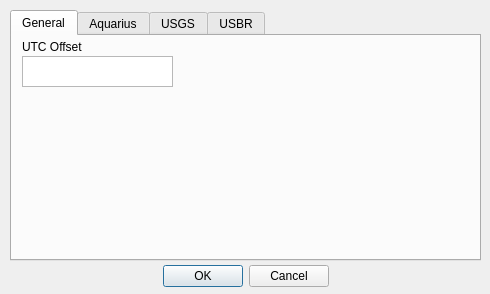
<?xml version="1.0" encoding="UTF-8"?>
<ui version="4.0">
 <class>Dialog</class>
 <widget class="QDialog" name="Dialog">
  <property name="geometry">
   <rect>
    <x>0</x>
    <y>0</y>
    <width>490</width>
    <height>294</height>
   </rect>
  </property>
  <property name="windowTitle">
   <string>Options</string>
  </property>
  <property name="windowIcon">
   <iconset>
    <normaloff>icons/Options.png</normaloff>icons/Options.png</iconset>
  </property>
  <widget class="QDialogButtonBox" name="btnbOptions">
   <property name="geometry">
    <rect>
     <x>10</x>
     <y>260</y>
     <width>471</width>
     <height>32</height>
    </rect>
   </property>
   <property name="orientation">
    <enum>Qt::Orientation::Horizontal</enum>
   </property>
   <property name="standardButtons">
    <set>QDialogButtonBox::StandardButton::Cancel|QDialogButtonBox::StandardButton::Ok</set>
   </property>
   <property name="centerButtons">
    <bool>true</bool>
   </property>
  </widget>
  <widget class="QTabWidget" name="tabWidget">
   <property name="geometry">
    <rect>
     <x>10</x>
     <y>10</y>
     <width>471</width>
     <height>251</height>
    </rect>
   </property>
   <property name="currentIndex">
    <number>0</number>
   </property>
   <widget class="QWidget" name="tabGeneral">
    <attribute name="title">
     <string>General</string>
    </attribute>
    <widget class="QTextEdit" name="textUTCOffset">
     <property name="geometry">
      <rect>
       <x>10</x>
       <y>20</y>
       <width>151</width>
       <height>31</height>
      </rect>
     </property>
    </widget>
    <widget class="QLabel" name="lbUTCOffset">
     <property name="geometry">
      <rect>
       <x>10</x>
       <y>0</y>
       <width>81</width>
       <height>21</height>
      </rect>
     </property>
     <property name="text">
      <string>UTC Offset</string>
     </property>
    </widget>
   </widget>
   <widget class="QWidget" name="tabAquarius">
    <attribute name="title">
     <string>Aquarius</string>
    </attribute>
    <widget class="QTextEdit" name="textAQServer">
     <property name="geometry">
      <rect>
       <x>10</x>
       <y>20</y>
       <width>451</width>
       <height>31</height>
      </rect>
     </property>
    </widget>
    <widget class="QLabel" name="lbAQServer">
     <property name="geometry">
      <rect>
       <x>10</x>
       <y>0</y>
       <width>81</width>
       <height>21</height>
      </rect>
     </property>
     <property name="text">
      <string>Server Link</string>
     </property>
    </widget>
    <widget class="QLabel" name="lbAQUserName">
     <property name="geometry">
      <rect>
       <x>10</x>
       <y>60</y>
       <width>81</width>
       <height>21</height>
      </rect>
     </property>
     <property name="text">
      <string>User Name</string>
     </property>
    </widget>
    <widget class="QTextEdit" name="textAQUser">
     <property name="geometry">
      <rect>
       <x>10</x>
       <y>80</y>
       <width>451</width>
       <height>31</height>
      </rect>
     </property>
    </widget>
    <widget class="QLabel" name="lbAQPassword">
     <property name="geometry">
      <rect>
       <x>10</x>
       <y>120</y>
       <width>81</width>
       <height>21</height>
      </rect>
     </property>
     <property name="text">
      <string>Password</string>
     </property>
    </widget>
    <widget class="QTextEdit" name="textAQPassword">
     <property name="geometry">
      <rect>
       <x>10</x>
       <y>140</y>
       <width>451</width>
       <height>31</height>
      </rect>
     </property>
    </widget>
   </widget>
   <widget class="QWidget" name="tabUSGS">
    <attribute name="title">
     <string>USGS</string>
    </attribute>
    <widget class="QLabel" name="lbUSGSAPIKey">
     <property name="geometry">
      <rect>
       <x>10</x>
       <y>0</y>
       <width>451</width>
       <height>21</height>
      </rect>
     </property>
     <property name="text">
      <string>API Key</string>
     </property>
    </widget>
    <widget class="QTextEdit" name="textUSGSAPIKey">
     <property name="geometry">
      <rect>
       <x>10</x>
       <y>20</y>
       <width>451</width>
       <height>31</height>
      </rect>
     </property>
    </widget>
   </widget>
   <widget class="QWidget" name="tabUSBR">
    <attribute name="title">
     <string>USBR</string>
    </attribute>
    <widget class="QLabel" name="lbTNSNames">
     <property name="geometry">
      <rect>
       <x>10</x>
       <y>0</y>
       <width>451</width>
       <height>21</height>
      </rect>
     </property>
     <property name="text">
      <string>TNS Names Location</string>
     </property>
    </widget>
    <widget class="QTextEdit" name="textTNSNames">
     <property name="geometry">
      <rect>
       <x>10</x>
       <y>20</y>
       <width>451</width>
       <height>31</height>
      </rect>
     </property>
    </widget>
    <widget class="QLabel" name="lbTNSNames_2">
     <property name="geometry">
      <rect>
       <x>10</x>
       <y>60</y>
       <width>451</width>
       <height>21</height>
      </rect>
     </property>
     <property name="text">
      <string>sqlnet.ora Location</string>
     </property>
    </widget>
    <widget class="QTextEdit" name="textSQLNetOra">
     <property name="geometry">
      <rect>
       <x>10</x>
       <y>80</y>
       <width>451</width>
       <height>31</height>
      </rect>
     </property>
    </widget>
    <widget class="QLabel" name="lbTNSNames_3">
     <property name="geometry">
      <rect>
       <x>10</x>
       <y>120</y>
       <width>451</width>
       <height>21</height>
      </rect>
     </property>
     <property name="text">
      <string>Oracle Wallet Location</string>
     </property>
    </widget>
    <widget class="QTextEdit" name="textOracleWallet">
     <property name="geometry">
      <rect>
       <x>10</x>
       <y>140</y>
       <width>451</width>
       <height>31</height>
      </rect>
     </property>
    </widget>
   </widget>
  </widget>
 </widget>
 <resources/>
 <connections>
  <connection>
   <sender>btnbOptions</sender>
   <signal>accepted()</signal>
   <receiver>Dialog</receiver>
   <slot>accept()</slot>
   <hints>
    <hint type="sourcelabel">
     <x>248</x>
     <y>254</y>
    </hint>
    <hint type="destinationlabel">
     <x>157</x>
     <y>274</y>
    </hint>
   </hints>
  </connection>
  <connection>
   <sender>btnbOptions</sender>
   <signal>rejected()</signal>
   <receiver>Dialog</receiver>
   <slot>reject()</slot>
   <hints>
    <hint type="sourcelabel">
     <x>316</x>
     <y>260</y>
    </hint>
    <hint type="destinationlabel">
     <x>286</x>
     <y>274</y>
    </hint>
   </hints>
  </connection>
 </connections>
</ui>
